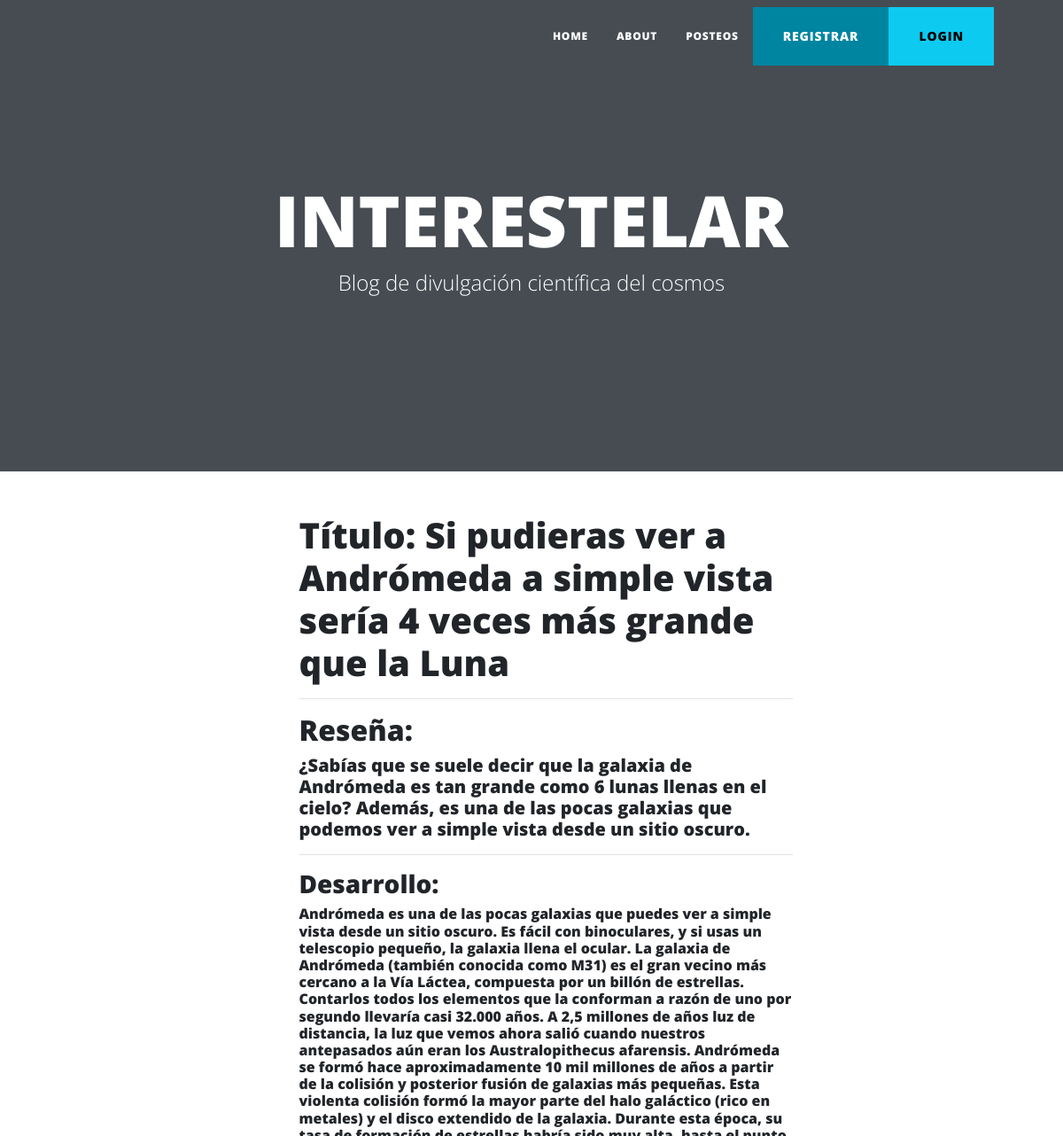
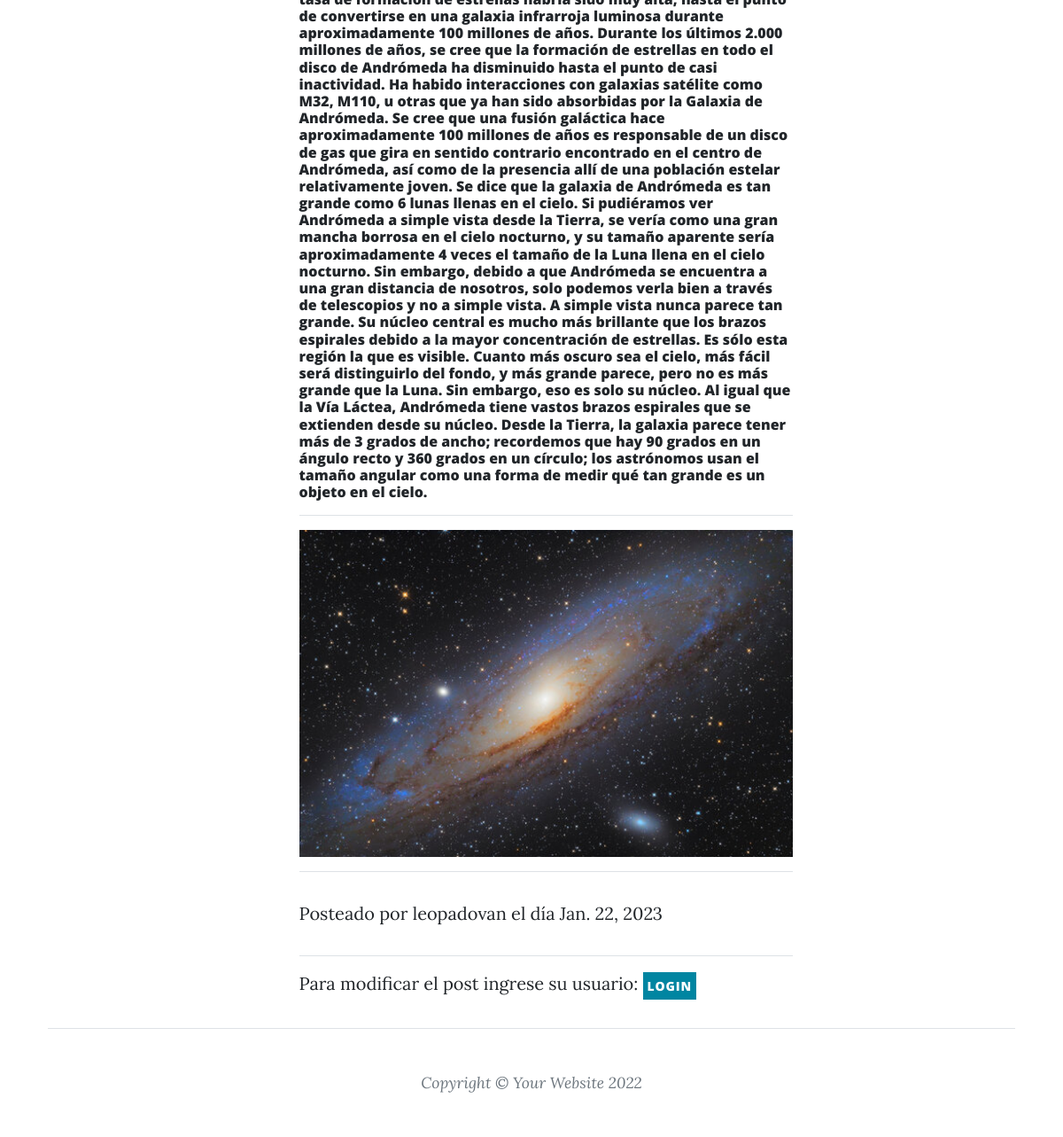
/App_blog/leerpost/2, run on the app's committed database (2 pictures, top to bottom).
### App_blog/models.py (models this page shows, shortened)
class post(models.Model):
    titulo=models.CharField(max_length=200)
    reseña=models.CharField(max_length=500)
    contenido=models.TextField(max_length=5000)
    imagen=models.ImageField(upload_to="imgpost", null=True, blank=True)
    fecha= models.DateField()
    autor= models.ForeignKey(User, on_delete=models.CASCADE)

### App_blog/views.py (the view)
# urls.py: path("leerpost/<id>", leerpost_detalle, name="leerpostid"),
def leerpost_detalle(request, id):
    posteo= post.objects.filter(id=id)
    return render(request, "leerpostid.html", {"posteo": posteo})

### App_blog/templates/leerpostid.html (shortened to what this page needs)
<!DOCTYPE html>
<html lang="en">
<head>
</head>
<body>
</body>
</html>
<!DOCTYPE html>
<html lang="en">
    <head>
        {% load static %}
        <link href="{% static 'css/styles.css' %}" rel="stylesheet" />
    </head>
    <body>
        <nav class="navbar navbar-expand-lg navbar-light" id="mainNav">
            <div class="container px-4 px-lg-5">
                <div class="collapse navbar-collapse" id="navbarResponsive">
                    <ul class="navbar-nav ms-auto py-4 py-lg-0">
                        <li class="nav-item"><a class="nav-link px-lg-3 py-3 py-lg-4" href="{% url 'home' %}">Home</a></li>
                        <li class="nav-item"><a class="nav-link px-lg-3 py-3 py-lg-4" href="{% url 'sobremi' %}">About</a></li>
                        <li class="nav-item"><a class="nav-link px-lg-3 py-3 py-lg-4" href="{% url 'leerposteo' %}">Posteos</a></li>
                        {% if user.is_authenticated %}
                        <li class="nav-item"><a class="nav-link px-lg-3 py-3 py-lg-4" href="{% url 'profile' %}"> Hola! {{ user.username }}</a></li>
                        <li class="nav-item"><a class="nav-link px-lg-3 py-3 py-lg-4" href="{% url 'logout' %}">SALIR</a></li>
                        <li class="btn btn-primary"><a class="btn btn-primary px-lg-1 py-1 py-lg-1" href="{% url 'profile' %}">PERFIL</a></li>
                        {% else %}
                        <li class="btn btn-primary"><a class="btn btn-primary px-lg-1 py-1 py-lg-1" href="{% url 'usuarioform' %}">REGISTRAR</a></li>
                        <li class="btn btn-info"><a class="btn btn-info px-lg-1 py-1 py-lg-1" href="{% url 'login' %}">LOGIN</a></li>
                        {% endif %}
                    </ul>
                </div>
            </div>
        </nav>
        <header class="masthead" href="{% static 'assets/img/home-bg.jpg' %}">
            <div class="container position-relative px-4 px-lg-5">
                <div class="row gx-4 gx-lg-5 justify-content-center">
                    <div class="col-md-10 col-lg-8 col-xl-7">
                        <div class="site-heading">
                            <h1>INTERESTELAR</h1>
                            <span class="subheading">Blog de divulgación científica del cosmos</span>
                        </div>
                    </div>
                </div>
            </div>
        </header>
        <div class="container px-4 px-lg-5">
            <div class="row gx-4 gx-lg-5 justify-content-center">
                <div class="col-md-10 col-lg-8 col-xl-7">
                    <ul>
                        {% for k in posteo %}
                        <h1>Título: {{ k.titulo }}</h1>
                        <hr>
                        <h2 class="post-subtitle"> Reseña:</h2>
                        <h5>{{ k.reseña }}</h5>
                        <hr>
                        <h3> Desarrollo: </h3>
                        <h6> {{ k.contenido }}</h6>
                        <hr>
                        <img class="img-fluid" src="{{ k.imagen.url }}" width="800px" height="400px" alt="..." /> </h4>
                        <hr>
                        <p class="post-meta">
                            Posteado por
                            <a> {{ k.autor }}</a>
                            el día {{ k.fecha }}
                        <hr>
                        {% if user.is_authenticated %}
                        <a class="btn btn-primary" href="{% url 'editarpost' k.id %}">EDITAR </a>
                        <a class="btn btn-danger" href="{% url 'eliminarpost' k.id %}">ELIMINAR </a>
                        {% else %}
                        Para modificar el post ingrese su usuario:
                        <a class="btn btn-primary px-lg-1 py-1 py-lg-1" href="{% url 'login' %}">LOGIN</a></li>
                        {% endif %}
                        {% endfor %}
                        </ul>
                    </div>
        <footer class="border-top">
            <div class="container px-4 px-lg-5">
                <div class="row gx-4 gx-lg-5 justify-content-center">
                        <div class="small text-center text-muted fst-italic">Copyright &copy; Your Website 2022</div>
                    </div>
                </div>
            </div>
    </body>
</html>

### data on the page
post: titulo "Si pudieras ver a Andrómeda a simple vista sería 4 veces más grande que la Luna", reseña "¿Sabías que se suele decir que la galaxia de Andrómeda es tan grande como 6 lunas llenas en el cielo? Además, es una de las pocas galaxias que podemos ver a simple vista desde un sitio oscuro.", contenido "Andrómeda es una de las pocas galaxias que puedes ver a simple vista desde un sitio oscuro. Es fácil con binoculares, y si usas un telescopio pequeño, la galaxia llena el ocular. La galaxia de Andrómeda (también conocida como M31) es el gran vecino más cercano a la Vía Láctea, compuesta por un billón de estrellas. Contarlos todos los elementos que la conforman a razón de uno por segundo llevaría casi 32.000 años. A 2,5 millones de años luz de distancia, la luz que vemos ahora salió cuando nuestros antepasados aún eran los Australopithecus afarensis. Andrómeda se formó hace aproximadamente 10 mil millones de años a partir de la colisión y posterior fusión de galaxias más pequeñas. Esta…", imagen (picture), autor "leopadovan", fecha "Jan. 22, 2023"
